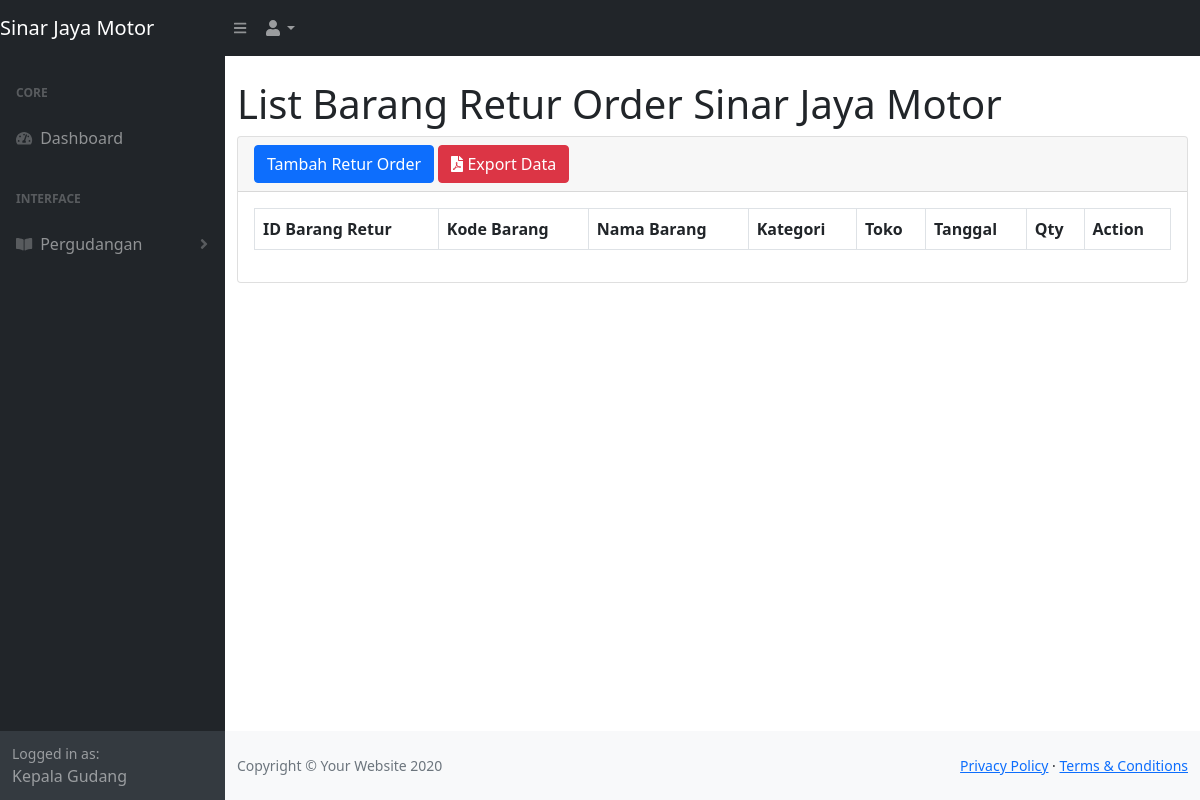
The app's page /returo.php (signed in), older data.
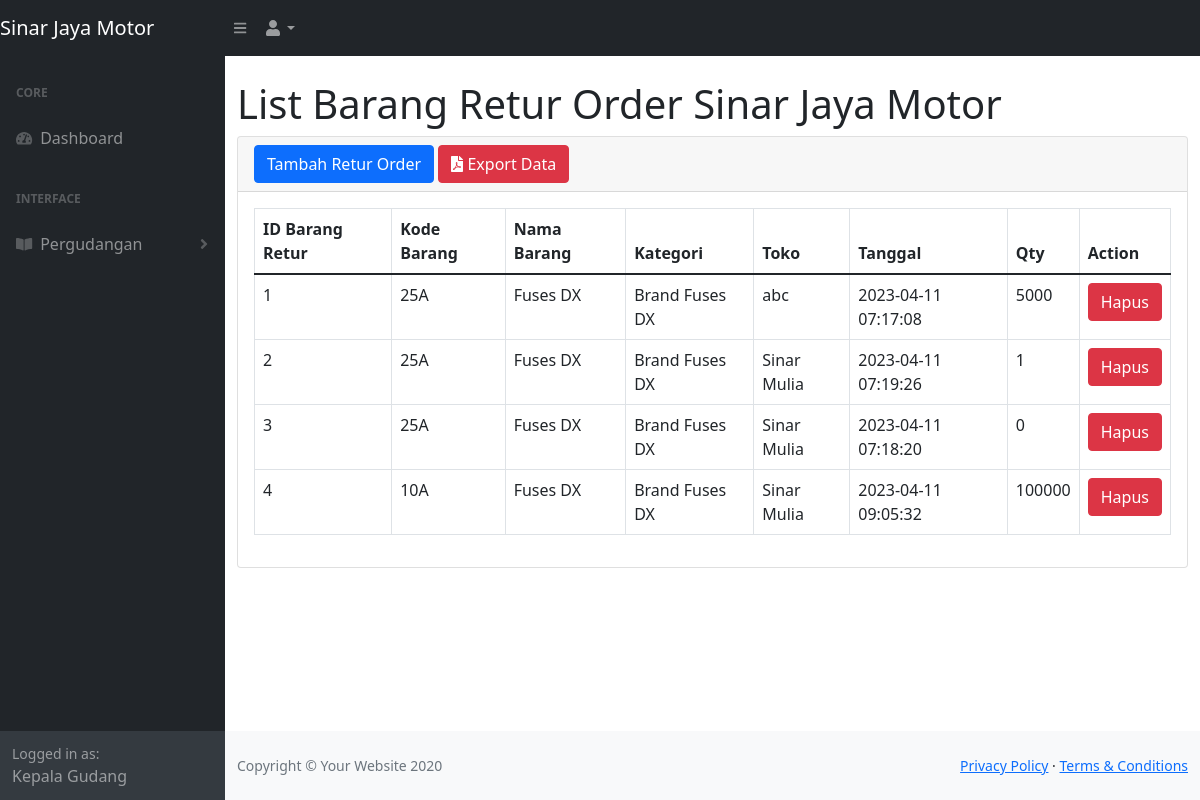
The same page, newer data.
### tables this page shows
CREATE TABLE `tb_barang` (
  `id_b` int(11) NOT NULL,
  `kode_b` varchar(100) NOT NULL,
  `nama_b` varchar(500) NOT NULL,
  `tipe_mobil` varchar(100) NOT NULL,
  `kategori` varchar(100) NOT NULL,
  `harga` int(100) NOT NULL,
  `pcs_dus` int(11) NOT NULL,
  `harga_p` varchar(100) NOT NULL,
  `qty` int(11) NOT NULL
);

CREATE TABLE `tb_toko` (
  `id_toko` int(11) NOT NULL,
  `id_w` int(11) NOT NULL,
  `nama_toko` varchar(100) NOT NULL,
  `cs_toko` varchar(100) NOT NULL,
  `no_telp` varchar(100) NOT NULL,
  `alamat` varchar(100) NOT NULL
);

CREATE TABLE `retur_o` (
  `id_ro` int(11) NOT NULL,
  `id_b` int(11) NOT NULL,
  `id_toko` int(11) NOT NULL,
  `tanggal` timestamp NOT NULL DEFAULT current_timestamp() ON UPDATE current_timestamp(),
  `qtyro` int(11) NOT NULL
);

### returo.php (the view, shortened to what the changed rows need)
<?php
     include 'function.php';
?>
<!DOCTYPE html>
<html lang="en">
    <head>
        <link href="./css/styles.css" rel="stylesheet" />
        <link href="https://cdn.datatables.net/1.10.20/css/dataTables.bootstrap4.min.css" rel="stylesheet" />
    </head>
    <body class="sb-nav-fixed">
        <div id="layoutSidenav">
            <div id="layoutSidenav_content">
                <main>
                    <div class="container-fluid">
                        <h1 class="mt-4">List Barang Retur Order Sinar Jaya Motor</h1>
                        <div class="card mb-4">
                            <div class="card-body">
                                <div class="table-responsive">
                                    <table class="table table-bordered" id="dataTable" width="100%" cellspacing="0">
                                        <thead>
                                            <tr>
                                                <th>ID Barang Retur</th>
                                                <th>Kode Barang</th>
                                                <th>Nama Barang</th>
                                                <th>Kategori</th>
                                                <th>Toko</th>
                                                <th>Tanggal</th>
                                                <th>Qty</th>
                                                <th>Action</th>
                                            </tr>
                                        </thead>
                                        <tbody>
                                            <?php
                                                $ambilsemuadatastock = mysqli_query($koneksi,"SELECT * FROM tb_barang b, retur_o q, tb_toko t WHERE b.id_b = q.id_b && q.id_toko = t.id_toko");
                                                $i=1;
                                                while($data=mysqli_fetch_array($ambilsemuadatastock)){
                                                    $idro       = $data['id_ro'];
                                                    $kodebarang = $data['kode_b'];
                                                    $namabarang = $data['nama_b'];
                                                    $Kategori   = $data['kategori'];
                                                    $tanggal    = $data['tanggal'];
                                                    $pengirim   = $data['nama_toko'];
                                                    $qtyro      = $data['qtyro'];
                                            ?>
                                            <tr>
                                                <td><?=$i++;?></td>
                                                <td><?=$kodebarang;?></td>
                                                <td><?=$namabarang;?></td>
                                                <td><?=$Kategori;?></td>
                                                <td><?=$pengirim;?></td>
                                                <td><?=$tanggal;?></td>
                                                <td><?=$qtyro;?></td>
                                                <td>
                                                    <button type="button" class="btn btn-danger" data-toggle="modal" data-target="#delete<?=$idro;?>">
                                                    Hapus
                                                </td>
                                            </tr>
                                            </div>
                                            <?php }; ?>
                                        </tbody>
                                    </table>
                                </div>
                            </div>
                        </div>
                    </div>
                </main>
            </div>
        </div>
    </body>
</html>

Row changes from the older to the newer data that the page shows:
now on this page (row edited): tb_barang: kode_b "25A", nama_b "Fuses DX", kategori "Brand Fuses DX", tb_toko.nama_toko "abc", retur_o.tanggal "2023-04-11 07:17:08", retur_o.qtyro "5000", tb_toko.nama_toko "Sinar Mulia", retur_o.tanggal "2023-04-11 07:19:26", retur_o.qtyro "1", retur_o.tanggal "2023-04-11 07:18:20", retur_o.qtyro "0"
now on this page (row edited): tb_barang: kode_b "10A", nama_b "Fuses DX", kategori "Brand Fuses DX", tb_toko.nama_toko "Sinar Mulia", retur_o.tanggal "2023-04-11 09:05:32", retur_o.qtyro "100000"
